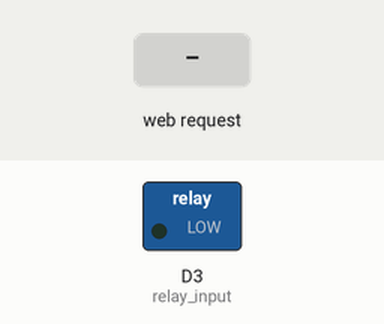
This sketch was run on a simulated ESP8266 (NodeMCU). Parts: switched loads named in the sketch (green lamp = pin HIGH). The test bench sets the inputs (shaded band). WiFi joins after 1.5 s; servers stay silent unless stated; uploads are accepted with an empty reply; what the sketch prints to the serial monitor is not drawn.

Above: at 2.9 s.
3.0 s: HTTP request GET /turnPumpOff received
At 4.2 s:
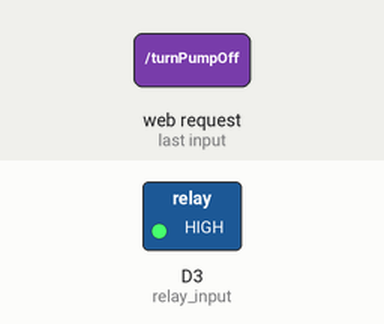
4.5 s: HTTP request GET /turnPumpOn received
At 5.5 s:
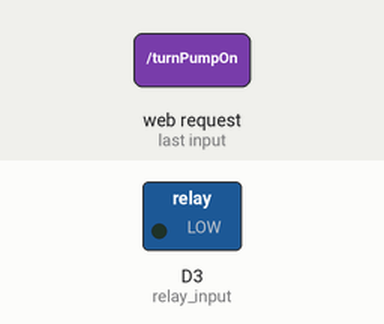
Timing chart, 0 to 7.5 s (numbered marks = the images above; inputs shaded):
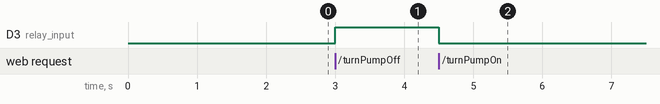

The sketch:

smartgarden.ino
```cpp
#include <ESP8266WiFi.h>
#include <DHT.h>
#include <WiFiUdp.h>
#include <WiFiClient.h>
#include "Arduino.h"
#include <ESP8266WebServer.h>
#include <ESP8266mDNS.h>
#include <ArduinoJson.h>
#include <ESP8266HTTPClient.h>


WiFiClient wifiClient;

#define dht_pin D2                                            // the dht air temperature and humidity sensor is conntected to NodeMCU ESP8266 at digital pin D2
#define dht_type DHT22                                        // initialize dht type as DHT22
DHT dht(dht_pin, dht_type);

#define soil_moisture_pin A0  // the capacitive soil moisture sensor is conntected to NodeMCU ESP8266 at analog pin A0

#define relay_input D3 // the relay is conntected to NodeMCU ESP8266 at digital pin D4  -> the relay is controlling the pump
String pump_state = "off"; // variable that keeps whether the pump is on or off to be written on the web server


//initialize the variables used for sensor readings as global variables
float air_humidity = 0.0;                                 // read air humidity from dht sensor
float air_temperature = 0.0;                              // read air temperature from dht sensor
float soil_moisture = 0.0;                                // read soil moisture from capacitive sensor
float calibrated_soil_moisture = 0.0;                     // used for mapping the raw soil moisture value in the interval 0-100%

// the values given by the soil humidity sensor in special cases (for calibrating the sensor)
const float saturated_soil = 286;
const float water = 305;
const float dry_soil = 560;
const float air = 740;


#define wifi_ssid "CremeneD2.4"
#define wifi_password "deliadiana99"

unsigned long previousMillis = 0;
unsigned long interval = 30000;


ESP8266WebServer server(80);


void getSensorReadings() {
  // read sensor data
  dht.begin();   //reads dht sensor data
  air_humidity = dht.readHumidity();                                 // read air humidity
  air_temperature = dht.readTemperature();                           // read air temperature
  soil_moisture = analogRead(soil_moisture_pin);                     // read soil moisture
  // map(value, fromLow, fromHigh, toLow, toHigh)
  // re-maps a number from one range to another -> we want to go from 286-560 raw values to 0-100%
  calibrated_soil_moisture = map(soil_moisture, dry_soil, saturated_soil, 0, 100);

  DynamicJsonBuffer jsonBuffer;
  JsonObject& root = jsonBuffer.createObject();
  root["moisture"] = calibrated_soil_moisture;
  root["humidity"] = air_humidity;
  root["temperature"] = air_temperature;
  root["board_id"] = 1;
  String json;
  root.prettyPrintTo(json);
  server.send(200, "text/json", json);
}

void turnPumpOn() {
   pump_state = "on";
   digitalWrite(relay_input, LOW); // turn relay on = turn the pump on in the normally open circuit
   getPumpState();
}

void turnPumpOff() {
   pump_state = "off";
   digitalWrite(relay_input, HIGH); // turn relay off = turn the pump off
   getPumpState();
}

void getPumpState() {
  DynamicJsonBuffer jsonBuffer;
  JsonObject& root = jsonBuffer.createObject();
  root["pump_state"] = pump_state;
  root["board_id"] = 1;
  String json;
  root.prettyPrintTo(json);

  server.send(200, "text/json", json);
}

// define routing
void restServerRouting() {

    server.on("/", HTTP_GET, []() {
        server.send(200, F("text/html"),
            F("welcome to the REST web server"));
    });

    server.on("/getSensorReadings", HTTP_GET, getSensorReadings);

    server.on("/turnPumpOn", HTTP_GET, turnPumpOn);

    server.on("/turnPumpOff", HTTP_GET, turnPumpOff);

    server.on("/getPumpState", HTTP_GET, getPumpState);
}

// manage not found url
void handleNotFound() {
  String message = "File Not Found\n\n";
  message += "URI: ";
  message += server.uri();
  message += "\nMethod: ";
  message += (server.method() == HTTP_GET) ? "GET" : "POST";
  message += "\nArguments: ";
  message += server.args();
  message += "\n";
  for (uint8_t i = 0; i < server.args(); i++) {
    message += " " + server.argName(i) + ": " + server.arg(i) + "\n";
  }
  server.send(404, "text/plain", message);
}


void connectToWiFi()
{
  Serial.print("Connecting to ");
  Serial.print(wifi_ssid);
  WiFi.begin(wifi_ssid, wifi_password);
  while (WiFi.status() != WL_CONNECTED)
  {
    Serial.print(".");
    delay(500);
  }

  Serial.println("\nConnected");
  Serial.print("IP Address: ");
  Serial.println(WiFi.localIP());   // prints local IP address
}


void connectToBackend()
{

  DynamicJsonBuffer jsonBuffer;
  JsonObject& root = jsonBuffer.createObject();
  root["message:"] = "connected a new board";
  root["ip"] = WiFi.localIP().toString();
  root["board_id"] = 1;
  String json;
  root.prettyPrintTo(json);
  Serial.println(json);

  HTTPClient http; //Object of class HTTPClient
  http.begin(wifiClient, "http://620f-2a02-2f0e-212-5200-4c64-9bfc-b8c-b112.ngrok.io/boards");
  http.addHeader("Content-Type", "application/json");

  int httpCode = http.POST(json);
  Serial.println(httpCode);

  if (httpCode > 0)
  {
    Serial.println("success");
  }
  http.end(); //close connection
}


void setupServer() {
  // Activate mDNS this is used to be able to connect to the server
  // with local DNS hostmane esp8266.local
  if (MDNS.begin("esp8266")) {
    Serial.println("MDNS responder started");
  }

  // Set server routing
  restServerRouting();
  // Set not found response
  server.onNotFound(handleNotFound);
  // Start server
  server.begin();
  Serial.println("HTTP server started");
}

void tryToReconnectToWiFiIfIssues() {
  unsigned long currentMillis = millis();
  // if WiFi is down, try reconnecting every CHECK_WIFI_TIME seconds
  if ((WiFi.status() != WL_CONNECTED) && (currentMillis - previousMillis >=interval)) {
    Serial.print(millis());
    Serial.println("Reconnecting to WiFi...");
    WiFi.disconnect();
    WiFi.begin(wifi_ssid, wifi_password);
    Serial.println(WiFi.localIP());
    //Alternatively, you can restart your board
    //ESP.restart();
    Serial.println(WiFi.RSSI());
    previousMillis = currentMillis;
  }
}


void setup() {
  Serial.begin(9600);

  pinMode(relay_input, OUTPUT); // set the digital pin of the relay as output
  pinMode(dht_pin, INPUT); // set the dht pin as input
  pinMode(soil_moisture_pin, INPUT); // set the analog pin of the soil moisture sensor as input

  connectToWiFi();
  connectToBackend();
  setupServer();

}


// the loop function runs over and over again forever
void loop() {

      server.handleClient();

      tryToReconnectToWiFiIfIssues();
}
```

Measured:
- after the input at 3.0 s, D3 (relay_input): LOW → HIGH at once
- after the input at 4.5 s, D3 (relay_input): HIGH → LOW at once
